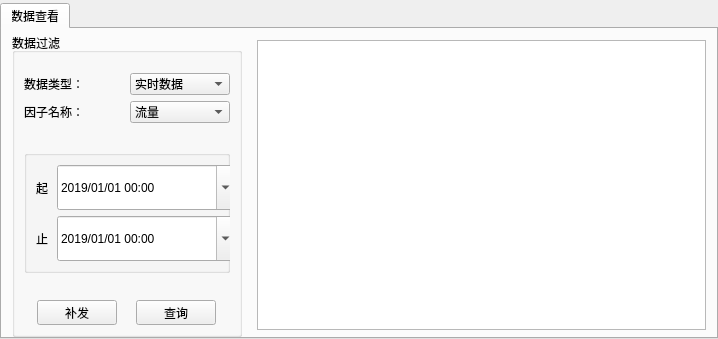
<?xml version="1.0" encoding="UTF-8"?>
<ui version="4.0">
 <class>StatisticWidget</class>
 <widget class="QWidget" name="StatisticWidget">
  <property name="geometry">
   <rect>
    <x>0</x>
    <y>0</y>
    <width>718</width>
    <height>339</height>
   </rect>
  </property>
  <property name="windowTitle">
   <string>Form</string>
  </property>
  <layout class="QVBoxLayout" name="verticalLayout_2">
   <property name="spacing">
    <number>0</number>
   </property>
   <property name="leftMargin">
    <number>0</number>
   </property>
   <property name="topMargin">
    <number>3</number>
   </property>
   <property name="rightMargin">
    <number>0</number>
   </property>
   <property name="bottomMargin">
    <number>0</number>
   </property>
   <item>
    <layout class="QVBoxLayout" name="verticalLayout">
     <item>
      <widget class="QTabWidget" name="tabWidget">
       <property name="styleSheet">
        <string notr="true">QTabBar::tab{width:70}
font: 6pt &quot;Sans Serif&quot;;
QTabBar::tab{height:15}</string>
       </property>
       <property name="tabPosition">
        <enum>QTabWidget::North</enum>
       </property>
       <property name="tabShape">
        <enum>QTabWidget::Rounded</enum>
       </property>
       <property name="currentIndex">
        <number>0</number>
       </property>
       <property name="iconSize">
        <size>
         <width>16</width>
         <height>16</height>
        </size>
       </property>
       <property name="elideMode">
        <enum>Qt::ElideNone</enum>
       </property>
       <widget class="QWidget" name="tab_4">
        <attribute name="title">
         <string>数据查看</string>
        </attribute>
        <layout class="QHBoxLayout" name="horizontalLayout_4">
         <property name="spacing">
          <number>15</number>
         </property>
         <property name="leftMargin">
          <number>10</number>
         </property>
         <property name="topMargin">
          <number>4</number>
         </property>
         <property name="rightMargin">
          <number>10</number>
         </property>
         <property name="bottomMargin">
          <number>0</number>
         </property>
         <item>
          <widget class="QGroupBox" name="groupBox">
           <property name="sizePolicy">
            <sizepolicy hsizetype="Maximum" vsizetype="Preferred">
             <horstretch>0</horstretch>
             <verstretch>0</verstretch>
            </sizepolicy>
           </property>
           <property name="minimumSize">
            <size>
             <width>230</width>
             <height>0</height>
            </size>
           </property>
           <property name="title">
            <string>数据过滤</string>
           </property>
           <layout class="QVBoxLayout" name="verticalLayout_7">
            <property name="leftMargin">
             <number>9</number>
            </property>
            <property name="topMargin">
             <number>20</number>
            </property>
            <item>
             <layout class="QHBoxLayout" name="horizontalLayout_2">
              <item>
               <widget class="QLabel" name="label_2">
                <property name="text">
                 <string>数据类型：</string>
                </property>
               </widget>
              </item>
              <item>
               <widget class="QComboBox" name="comboBox_data_type">
                <item>
                 <property name="text">
                  <string>实时数据</string>
                 </property>
                </item>
                <item>
                 <property name="text">
                  <string>天数据</string>
                 </property>
                </item>
                <item>
                 <property name="text">
                  <string>月数据</string>
                 </property>
                </item>
                <item>
                 <property name="text">
                  <string>季度数据</string>
                 </property>
                </item>
                <item>
                 <property name="text">
                  <string>年数据</string>
                 </property>
                </item>
               </widget>
              </item>
             </layout>
            </item>
            <item>
             <layout class="QHBoxLayout" name="horizontalLayout_3">
              <item>
               <widget class="QLabel" name="label_3">
                <property name="text">
                 <string>因子名称：</string>
                </property>
               </widget>
              </item>
              <item>
               <widget class="QComboBox" name="comboBox_pollutant_type">
                <item>
                 <property name="text">
                  <string>流量</string>
                 </property>
                </item>
                <item>
                 <property name="text">
                  <string>COD</string>
                 </property>
                </item>
                <item>
                 <property name="text">
                  <string>PH</string>
                 </property>
                </item>
               </widget>
              </item>
             </layout>
            </item>
            <item>
             <spacer name="verticalSpacer">
              <property name="orientation">
               <enum>Qt::Vertical</enum>
              </property>
              <property name="sizeHint" stdset="0">
               <size>
                <width>20</width>
                <height>16</height>
               </size>
              </property>
             </spacer>
            </item>
            <item>
             <widget class="QGroupBox" name="groupBox_2">
              <property name="minimumSize">
               <size>
                <width>200</width>
                <height>0</height>
               </size>
              </property>
              <property name="title">
               <string/>
              </property>
              <layout class="QVBoxLayout" name="verticalLayout_6">
               <item>
                <layout class="QHBoxLayout" name="horizontalLayout_6">
                 <item>
                  <widget class="QLabel" name="label">
                   <property name="maximumSize">
                    <size>
                     <width>15</width>
                     <height>16777215</height>
                    </size>
                   </property>
                   <property name="text">
                    <string>起：</string>
                   </property>
                  </widget>
                 </item>
                 <item>
                  <widget class="QDateTimeEdit" name="dateTimeStart">
                   <property name="minimumSize">
                    <size>
                     <width>180</width>
                     <height>45</height>
                    </size>
                   </property>
                   <property name="maximumSize">
                    <size>
                     <width>180</width>
                     <height>45</height>
                    </size>
                   </property>
                   <property name="font">
                    <font>
                     <pointsize>9</pointsize>
                    </font>
                   </property>
                   <property name="maximumDate">
                    <date>
                     <year>2050</year>
                     <month>1</month>
                     <day>1</day>
                    </date>
                   </property>
                   <property name="minimumDate">
                    <date>
                     <year>2019</year>
                     <month>1</month>
                     <day>1</day>
                    </date>
                   </property>
                   <property name="displayFormat">
                    <string>yyyy/MM/dd hh:mm</string>
                   </property>
                   <property name="calendarPopup">
                    <bool>true</bool>
                   </property>
                  </widget>
                 </item>
                </layout>
               </item>
               <item>
                <layout class="QHBoxLayout" name="horizontalLayout_7">
                 <item>
                  <widget class="QLabel" name="label_4">
                   <property name="maximumSize">
                    <size>
                     <width>15</width>
                     <height>16777215</height>
                    </size>
                   </property>
                   <property name="text">
                    <string>止：</string>
                   </property>
                  </widget>
                 </item>
                 <item>
                  <widget class="QDateTimeEdit" name="dateTimeStop">
                   <property name="minimumSize">
                    <size>
                     <width>180</width>
                     <height>45</height>
                    </size>
                   </property>
                   <property name="maximumSize">
                    <size>
                     <width>208</width>
                     <height>45</height>
                    </size>
                   </property>
                   <property name="font">
                    <font>
                     <pointsize>9</pointsize>
                    </font>
                   </property>
                   <property name="dateTime">
                    <datetime>
                     <hour>0</hour>
                     <minute>0</minute>
                     <second>0</second>
                     <year>2019</year>
                     <month>1</month>
                     <day>1</day>
                    </datetime>
                   </property>
                   <property name="maximumDate">
                    <date>
                     <year>7950</year>
                     <month>12</month>
                     <day>31</day>
                    </date>
                   </property>
                   <property name="minimumDate">
                    <date>
                     <year>2019</year>
                     <month>1</month>
                     <day>1</day>
                    </date>
                   </property>
                   <property name="displayFormat">
                    <string>yyyy/MM/dd hh:mm</string>
                   </property>
                   <property name="calendarPopup">
                    <bool>true</bool>
                   </property>
                  </widget>
                 </item>
                </layout>
               </item>
              </layout>
             </widget>
            </item>
            <item>
             <spacer name="verticalSpacer_2">
              <property name="orientation">
               <enum>Qt::Vertical</enum>
              </property>
              <property name="sizeHint" stdset="0">
               <size>
                <width>0</width>
                <height>0</height>
               </size>
              </property>
             </spacer>
            </item>
            <item>
             <layout class="QHBoxLayout" name="horizontalLayout_5">
              <item>
               <widget class="QPushButton" name="pushButton_2">
                <property name="minimumSize">
                 <size>
                  <width>80</width>
                  <height>25</height>
                 </size>
                </property>
                <property name="maximumSize">
                 <size>
                  <width>80</width>
                  <height>25</height>
                 </size>
                </property>
                <property name="text">
                 <string>补发</string>
                </property>
               </widget>
              </item>
              <item>
               <widget class="QPushButton" name="pushButton">
                <property name="minimumSize">
                 <size>
                  <width>80</width>
                  <height>25</height>
                 </size>
                </property>
                <property name="maximumSize">
                 <size>
                  <width>80</width>
                  <height>25</height>
                 </size>
                </property>
                <property name="text">
                 <string>查询</string>
                </property>
               </widget>
              </item>
             </layout>
            </item>
           </layout>
          </widget>
         </item>
         <item>
          <widget class="QTableView" name="tableView">
           <property name="maximumSize">
            <size>
             <width>480</width>
             <height>290</height>
            </size>
           </property>
          </widget>
         </item>
        </layout>
       </widget>
      </widget>
     </item>
    </layout>
   </item>
  </layout>
 </widget>
 <resources/>
 <connections/>
</ui>
